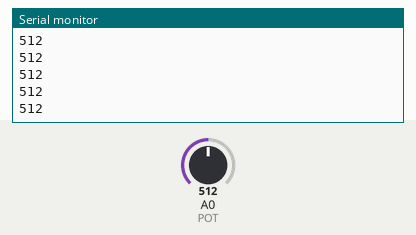
A sketch run on a simulated Arduino Uno, built with avr-gcc and run on an emulated ATmega328P. Parts: the last lines printed to the serial monitor. The test bench sets the inputs (shaded band); at power-on: A0 (POT) = 512.

Above: at 1.2 s.
1.3 s: A0 (POT) set to 716
At 2.4 s:
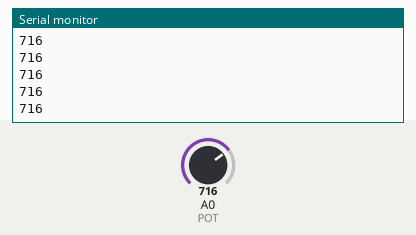
2.8 s: A0 (POT) set to 900
At 3.9 s:
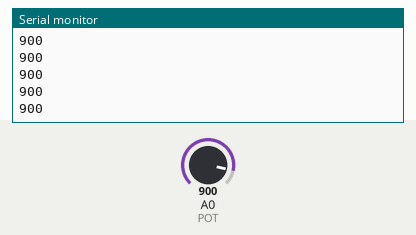
Timing chart, 0 to 5.8 s (numbered marks = the images above; inputs shaded):
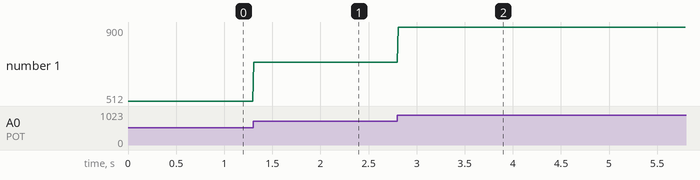

The sketch:

05_analog_plotter.ino
```cpp
// V5: Analog read A0, print value for Serial Plotter
int POT = A0;
void setup() {
  Serial.begin(115200);
}
void loop() {
  int raw = analogRead(POT);       // 0..1023
  Serial.println(raw);             // Plotter: one series
  delay(10);
}
```

Measured:
- after the input at 1.3 s, the serial monitor: prints a new line at once (image 1)
- after the input at 2.8 s, the serial monitor: prints a new line at once (image 2)
- plotted number 1: 512 → 716 after the input at 1.3 s, 716 → 900 after the input at 2.8 s
